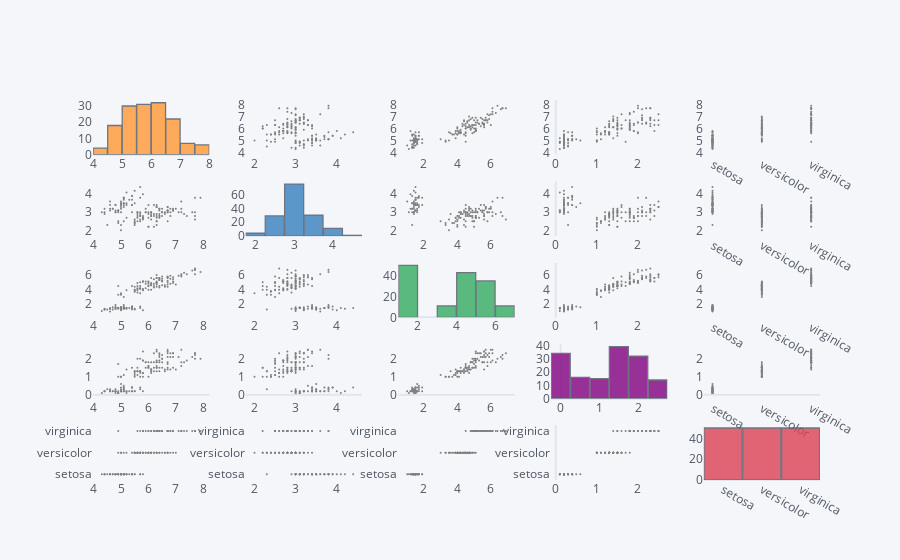

Notebook cell for this chart:
### Code cell
df.scatter_matrix()

### Figure 1 — Plotly figure (JSON) as saved in the notebook; plotly's stock layout.template omitted (floating-point values rounded to 4 significant figures; data arrays with more than 128 entries replaced by an {"elided": "..."} marker saying what was removed)
{"data": [{"histfunc": "count", "histnorm": "", "marker": {"color": "rgba(255, 153, 51, 1.0)", "line": {"color": "#4D5663", "width": 1.3}}, "name": "sepal_length", "nbinsx": 10, "opacity": 0.8, "orientation": "v", "type": "histogram", "x": {"elided": "150 float values"}, "xaxis": "x", "yaxis": "y"}, {"line": {"color": "rgba(128, 128, 128, 1.0)", "dash": "solid", "shape": "linear", "width": 1.3}, "marker": {"size": 2, "symbol": "circle"}, "mode": "markers", "name": "sepal_length", "text": "", "type": "scatter", "x": {"elided": "150 float values"}, "xaxis": "x2", "y": {"elided": "150 float values"}, "yaxis": "y2"}, {"line": {"color": "rgba(128, 128, 128, 1.0)", "dash": "solid", "shape": "linear", "width": 1.3}, "marker": {"size": 2, "symbol": "circle"}, "mode": "markers", "name": "sepal_length", "text": "", "type": "scatter", "x": {"elided": "150 float values"}, "xaxis": "x3", "y": {"elided": "150 float values"}, "yaxis": "y3"}, {"line": {"color": "rgba(128, 128, 128, 1.0)", "dash": "solid", "shape": "linear", "width": 1.3}, "marker": {"size": 2, "symbol": "circle"}, "mode": "markers", "name": "sepal_length", "text": "", "type": "scatter", "x": {"elided": "150 float values"}, "xaxis": "x4", "y": {"elided": "150 float values"}, "yaxis": "y4"}, {"line": {"color": "rgba(128, 128, 128, 1.0)", "dash": "solid", "shape": "linear", "width": 1.3}, "marker": {"size": 2, "symbol": "circle"}, "mode": "markers", "name": "sepal_length", "text": "", "type": "scatter", "x": {"elided": "150 str values"}, "xaxis": "x5", "y": {"elided": "150 float values"}, "yaxis": "y5"}, {"line": {"color": "rgba(128, 128, 128, 1.0)", "dash": "solid", "shape": "linear", "width": 1.3}, "marker": {"size": 2, "symbol": "circle"}, "mode": "markers", "name": "sepal_width", "text": "", "type": "scatter", "x": {"elided": "150 float values"}, "xaxis": "x6", "y": {"elided": "150 float values"}, "yaxis": "y6"}, {"histfunc": "count", "histnorm": "", "marker": {"color": "rgba(55, 128, 191, 1.0)", "line": {"color": "#4D5663", "width": 1.3}}, "name": "sepal_width", "nbinsx": 10, "opacity": 0.8, "orientation": "v", "type": "histogram", "x": {"elided": "150 float values"}, "xaxis": "x7", "yaxis": "y7"}, {"line": {"color": "rgba(128, 128, 128, 1.0)", "dash": "solid", "shape": "linear", "width": 1.3}, "marker": {"size": 2, "symbol": "circle"}, "mode": "markers", "name": "sepal_width", "text": "", "type": "scatter", "x": {"elided": "150 float values"}, "xaxis": "x8", "y": {"elided": "150 float values"}, "yaxis": "y8"}, {"line": {"color": "rgba(128, 128, 128, 1.0)", "dash": "solid", "shape": "linear", "width": 1.3}, "marker": {"size": 2, "symbol": "circle"}, "mode": "markers", "name": "sepal_width", "text": "", "type": "scatter", "x": {"elided": "150 float values"}, "xaxis": "x9", "y": {"elided": "150 float values"}, "yaxis": "y9"}, {"line": {"color": "rgba(128, 128, 128, 1.0)", "dash": "solid", "shape": "linear", "width": 1.3}, "marker": {"size": 2, "symbol": "circle"}, "mode": "markers", "name": "sepal_width", "text": "", "type": "scatter", "x": {"elided": "150 str values"}, "xaxis": "x10", "y": {"elided": "150 float values"}, "yaxis": "y10"}, {"line": {"color": "rgba(128, 128, 128, 1.0)", "dash": "solid", "shape": "linear", "width": 1.3}, "marker": {"size": 2, "symbol": "circle"}, "mode": "markers", "name": "petal_length", "text": "", "type": "scatter", "x": {"elided": "150 float values"}, "xaxis": "x11", "y": {"elided": "150 float values"}, "yaxis": "y11"}, {"line": {"color": "rgba(128, 128, 128, 1.0)", "dash": "solid", "shape": "linear", "width": 1.3}, "marker": {"size": 2, "symbol": "circle"}, "mode": "markers", "name": "petal_length", "text": "", "type": "scatter", "x": {"elided": "150 float values"}, "xaxis": "x12", "y": {"elided": "150 float values"}, "yaxis": "y12"}, {"histfunc": "count", "histnorm": "", "marker": {"color": "rgba(50, 171, 96, 1.0)", "line": {"color": "#4D5663", "width": 1.3}}, "name": "petal_length", "nbinsx": 10, "opacity": 0.8, "orientation": "v", "type": "histogram", "x": {"elided": "150 float values"}, "xaxis": "x13", "yaxis": "y13"}, {"line": {"color": "rgba(128, 128, 128, 1.0)", "dash": "solid", "shape": "linear", "width": 1.3}, "marker": {"size": 2, "symbol": "circle"}, "mode": "markers", "name": "petal_length", "text": "", "type": "scatter", "x": {"elided": "150 float values"}, "xaxis": "x14", "y": {"elided": "150 float values"}, "yaxis": "y14"}, {"line": {"color": "rgba(128, 128, 128, 1.0)", "dash": "solid", "shape": "linear", "width": 1.3}, "marker": {"size": 2, "symbol": "circle"}, "mode": "markers", "name": "petal_length", "text": "", "type": "scatter", "x": {"elided": "150 str values"}, "xaxis": "x15", "y": {"elided": "150 float values"}, "yaxis": "y15"}, {"line": {"color": "rgba(128, 128, 128, 1.0)", "dash": "solid", "shape": "linear", "width": 1.3}, "marker": {"size": 2, "symbol": "circle"}, "mode": "markers", "name": "petal_width", "text": "", "type": "scatter", "x": {"elided": "150 float values"}, "xaxis": "x16", "y": {"elided": "150 float values"}, "yaxis": "y16"}, {"line": {"color": "rgba(128, 128, 128, 1.0)", "dash": "solid", "shape": "linear", "width": 1.3}, "marker": {"size": 2, "symbol": "circle"}, "mode": "markers", "name": "petal_width", "text": "", "type": "scatter", "x": {"elided": "150 float values"}, "xaxis": "x17", "y": {"elided": "150 float values"}, "yaxis": "y17"}, {"line": {"color": "rgba(128, 128, 128, 1.0)", "dash": "solid", "shape": "linear", "width": 1.3}, "marker": {"size": 2, "symbol": "circle"}, "mode": "markers", "name": "petal_width", "text": "", "type": "scatter", "x": {"elided": "150 float values"}, "xaxis": "x18", "y": {"elided": "150 float values"}, "yaxis": "y18"}, {"histfunc": "count", "histnorm": "", "marker": {"color": "rgba(128, 0, 128, 1.0)", "line": {"color": "#4D5663", "width": 1.3}}, "name": "petal_width", "nbinsx": 10, "opacity": 0.8, "orientation": "v", "type": "histogram", "x": {"elided": "150 float values"}, "xaxis": "x19", "yaxis": "y19"}, {"line": {"color": "rgba(128, 128, 128, 1.0)", "dash": "solid", "shape": "linear", "width": 1.3}, "marker": {"size": 2, "symbol": "circle"}, "mode": "markers", "name": "petal_width", "text": "", "type": "scatter", "x": {"elided": "150 str values"}, "xaxis": "x20", "y": {"elided": "150 float values"}, "yaxis": "y20"}, {"line": {"color": "rgba(128, 128, 128, 1.0)", "dash": "solid", "shape": "linear", "width": 1.3}, "marker": {"size": 2, "symbol": "circle"}, "mode": "markers", "name": "species", "text": "", "type": "scatter", "x": {"elided": "150 float values"}, "xaxis": "x21", "y": {"elided": "150 str values"}, "yaxis": "y21"}, {"line": {"color": "rgba(128, 128, 128, 1.0)", "dash": "solid", "shape": "linear", "width": 1.3}, "marker": {"size": 2, "symbol": "circle"}, "mode": "markers", "name": "species", "text": "", "type": "scatter", "x": {"elided": "150 float values"}, "xaxis": "x22", "y": {"elided": "150 str values"}, "yaxis": "y22"}, {"line": {"color": "rgba(128, 128, 128, 1.0)", "dash": "solid", "shape": "linear", "width": 1.3}, "marker": {"size": 2, "symbol": "circle"}, "mode": "markers", "name": "species", "text": "", "type": "scatter", "x": {"elided": "150 float values"}, "xaxis": "x23", "y": {"elided": "150 str values"}, "yaxis": "y23"}, {"line": {"color": "rgba(128, 128, 128, 1.0)", "dash": "solid", "shape": "linear", "width": 1.3}, "marker": {"size": 2, "symbol": "circle"}, "mode": "markers", "name": "species", "text": "", "type": "scatter", "x": {"elided": "150 float values"}, "xaxis": "x24", "y": {"elided": "150 str values"}, "yaxis": "y24"}, {"histfunc": "count", "histnorm": "", "marker": {"color": "rgba(219, 64, 82, 1.0)", "line": {"color": "#4D5663", "width": 1.3}}, "name": "species", "nbinsx": 10, "opacity": 0.8, "orientation": "v", "type": "histogram", "x": {"elided": "150 str values"}, "xaxis": "x25", "yaxis": "y25"}], "layout": {"autosize": true, "bargap": 0.02, "legend": {"bgcolor": "#F5F6F9", "font": {"color": "#4D5663"}}, "paper_bgcolor": "#F5F6F9", "plot_bgcolor": "#F5F6F9", "showlegend": false, "title": {"font": {"color": "#4D5663"}}, "xaxis": {"anchor": "y", "autorange": true, "domain": [0, 0.16], "gridcolor": "#E1E5ED", "range": [4, 8], "showgrid": false, "tickfont": {"color": "#4D5663"}, "title": {"font": {"color": "#4D5663"}, "text": ""}, "type": "linear", "zerolinecolor": "#E1E5ED"}, "xaxis10": {"anchor": "y10", "autorange": true, "domain": [0.84, 1], "gridcolor": "#E1E5ED", "range": [-0.1628, 2.163], "showgrid": false, "tickfont": {"color": "#4D5663"}, "title": {"font": {"color": "#4D5663"}, "text": ""}, "type": "category", "zerolinecolor": "#E1E5ED"}, "xaxis11": {"anchor": "y11", "autorange": true, "domain": [0, 0.16], "gridcolor": "#E1E5ED", "range": [4.007, 8.193], "showgrid": false, "tickfont": {"color": "#4D5663"}, "title": {"font": {"color": "#4D5663"}, "text": ""}, "type": "linear", "zerolinecolor": "#E1E5ED"}, "xaxis12": {"anchor": "y12", "autorange": true, "domain": [0.21, 0.37], "gridcolor": "#E1E5ED", "range": [1.805, 4.595], "showgrid": false, "tickfont": {"color": "#4D5663"}, "title": {"font": {"color": "#4D5663"}, "text": ""}, "type": "linear", "zerolinecolor": "#E1E5ED"}, "xaxis13": {"anchor": "y13", "autorange": true, "domain": [0.42, 0.58], "gridcolor": "#E1E5ED", "range": [1, 7], "showgrid": false, "tickfont": {"color": "#4D5663"}, "title": {"font": {"color": "#4D5663"}, "text": ""}, "type": "linear", "zerolinecolor": "#E1E5ED"}, "xaxis14": {"anchor": "y14", "autorange": true, "domain": [0.63, 0.79], "gridcolor": "#E1E5ED", "range": [-0.09531, 2.695], "showgrid": false, "tickfont": {"color": "#4D5663"}, "title": {"font": {"color": "#4D5663"}, "text": ""}, "type": "linear", "zerolinecolor": "#E1E5ED"}, "xaxis15": {"anchor": "y15", "autorange": true, "domain": [0.84, 1], "gridcolor": "#E1E5ED", "range": [-0.1628, 2.163], "showgrid": false, "tickfont": {"color": "#4D5663"}, "title": {"font": {"color": "#4D5663"}, "text": ""}, "type": "category", "zerolinecolor": "#E1E5ED"}, "xaxis16": {"anchor": "y16", "autorange": true, "domain": [0, 0.16], "gridcolor": "#E1E5ED", "range": [4.007, 8.193], "showgrid": false, "tickfont": {"color": "#4D5663"}, "title": {"font": {"color": "#4D5663"}, "text": ""}, "type": "linear", "zerolinecolor": "#E1E5ED"}, "xaxis17": {"anchor": "y17", "autorange": true, "domain": [0.21, 0.37], "gridcolor": "#E1E5ED", "range": [1.805, 4.595], "showgrid": false, "tickfont": {"color": "#4D5663"}, "title": {"font": {"color": "#4D5663"}, "text": ""}, "type": "linear", "zerolinecolor": "#E1E5ED"}, "xaxis18": {"anchor": "y18", "autorange": true, "domain": [0.42, 0.58], "gridcolor": "#E1E5ED", "range": [0.5199, 7.38], "showgrid": false, "tickfont": {"color": "#4D5663"}, "title": {"font": {"color": "#4D5663"}, "text": ""}, "type": "linear", "zerolinecolor": "#E1E5ED"}, "xaxis19": {"anchor": "y19", "autorange": true, "domain": [0.63, 0.79], "gridcolor": "#E1E5ED", "range": [-0.25, 2.75], "showgrid": false, "tickfont": {"color": "#4D5663"}, "title": {"font": {"color": "#4D5663"}, "text": ""}, "type": "linear", "zerolinecolor": "#E1E5ED"}, "xaxis2": {"anchor": "y2", "autorange": true, "domain": [0.21, 0.37], "gridcolor": "#E1E5ED", "range": [1.805, 4.595], "showgrid": false, "tickfont": {"color": "#4D5663"}, "title": {"font": {"color": "#4D5663"}, "text": ""}, "type": "linear", "zerolinecolor": "#E1E5ED"}, "xaxis20": {"anchor": "y20", "autorange": true, "domain": [0.84, 1], "gridcolor": "#E1E5ED", "range": [-0.1628, 2.163], "showgrid": false, "tickfont": {"color": "#4D5663"}, "title": {"font": {"color": "#4D5663"}, "text": ""}, "type": "category", "zerolinecolor": "#E1E5ED"}, "xaxis21": {"anchor": "y21", "autorange": true, "domain": [0, 0.16], "gridcolor": "#E1E5ED", "range": [4.007, 8.193], "showgrid": false, "tickfont": {"color": "#4D5663"}, "title": {"font": {"color": "#4D5663"}, "text": ""}, "type": "linear", "zerolinecolor": "#E1E5ED"}, "xaxis22": {"anchor": "y22", "autorange": true, "domain": [0.21, 0.37], "gridcolor": "#E1E5ED", "range": [1.805, 4.595], "showgrid": false, "tickfont": {"color": "#4D5663"}, "title": {"font": {"color": "#4D5663"}, "text": ""}, "type": "linear", "zerolinecolor": "#E1E5ED"}, "xaxis23": {"anchor": "y23", "autorange": true, "domain": [0.42, 0.58], "gridcolor": "#E1E5ED", "range": [0.5199, 7.38], "showgrid": false, "tickfont": {"color": "#4D5663"}, "title": {"font": {"color": "#4D5663"}, "text": ""}, "type": "linear", "zerolinecolor": "#E1E5ED"}, "xaxis24": {"anchor": "y24", "autorange": true, "domain": [0.63, 0.79], "gridcolor": "#E1E5ED", "range": [-0.09531, 2.695], "showgrid": false, "tickfont": {"color": "#4D5663"}, "title": {"font": {"color": "#4D5663"}, "text": ""}, "type": "linear", "zerolinecolor": "#E1E5ED"}, "xaxis25": {"anchor": "y25", "autorange": true, "domain": [0.84, 1], "gridcolor": "#E1E5ED", "range": [-0.5, 2.5], "showgrid": false, "tickfont": {"color": "#4D5663"}, "title": {"font": {"color": "#4D5663"}, "text": ""}, "type": "category", "zerolinecolor": "#E1E5ED"}, "xaxis3": {"anchor": "y3", "autorange": true, "domain": [0.42, 0.58], "gridcolor": "#E1E5ED", "range": [0.5199, 7.38], "showgrid": false, "tickfont": {"color": "#4D5663"}, "title": {"font": {"color": "#4D5663"}, "text": ""}, "type": "linear", "zerolinecolor": "#E1E5ED"}, "xaxis4": {"anchor": "y4", "autorange": true, "domain": [0.63, 0.79], "gridcolor": "#E1E5ED", "range": [-0.09531, 2.695], "showgrid": false, "tickfont": {"color": "#4D5663"}, "title": {"font": {"color": "#4D5663"}, "text": ""}, "type": "linear", "zerolinecolor": "#E1E5ED"}, "xaxis5": {"anchor": "y5", "autorange": true, "domain": [0.84, 1], "gridcolor": "#E1E5ED", "range": [-0.1628, 2.163], "showgrid": false, "tickfont": {"color": "#4D5663"}, "title": {"font": {"color": "#4D5663"}, "text": ""}, "type": "category", "zerolinecolor": "#E1E5ED"}, "xaxis6": {"anchor": "y6", "autorange": true, "domain": [0, 0.16], "gridcolor": "#E1E5ED", "range": [4.007, 8.193], "showgrid": false, "tickfont": {"color": "#4D5663"}, "title": {"font": {"color": "#4D5663"}, "text": ""}, "type": "linear", "zerolinecolor": "#E1E5ED"}, "xaxis7": {"anchor": "y7", "autorange": true, "domain": [0.21, 0.37], "gridcolor": "#E1E5ED", "range": [1.75, 4.75], "showgrid": false, "tickfont": {"color": "#4D5663"}, "title": {"font": {"color": "#4D5663"}, "text": ""}, "type": "linear", "zerolinecolor": "#E1E5ED"}, "xaxis8": {"anchor": "y8", "autorange": true, "domain": [0.42, 0.58], "gridcolor": "#E1E5ED", "range": [0.5199, 7.38], "showgrid": false, "tickfont": {"color": "#4D5663"}, "title": {"font": {"color": "#4D5663"}, "text": ""}, "type": "linear", "zerolinecolor": "#E1E5ED"}, "xaxis9": {"anchor": "y9", "autorange": true, "domain": [0.63, 0.79], "gridcolor": "#E1E5ED", "range": [-0.09531, 2.695], "showgrid": false, "tickfont": {"color": "#4D5663"}, "title": {"font": {"color": "#4D5663"}, "text": ""}, "type": "linear", "zerolinecolor": "#E1E5ED"}, "yaxis": {"anchor": "x", "autorange": true, "domain": [0.856, 1], "gridcolor": "#E1E5ED", "range": [0, 33.68], "showgrid": false, "tickfont": {"color": "#4D5663"}, "title": {"font": {"color": "#4D5663"}, "text": ""}, "zerolinecolor": "#E1E5ED"}, "yaxis10": {"anchor": "x10", "autorange": true, "domain": [0.642, 0.786], "gridcolor": "#E1E5ED", "range": [1.402, 4.998], "showgrid": false, "tickfont": {"color": "#4D5663"}, "title": {"font": {"color": "#4D5663"}, "text": ""}, "type": "linear", "zerolinecolor": "#E1E5ED"}, "yaxis11": {"anchor": "x11", "autorange": true, "domain": [0.428, 0.572], "gridcolor": "#E1E5ED", "range": [-0.4713, 8.371], "showgrid": false, "tickfont": {"color": "#4D5663"}, "title": {"font": {"color": "#4D5663"}, "text": ""}, "type": "linear", "zerolinecolor": "#E1E5ED"}, "yaxis12": {"anchor": "x12", "autorange": true, "domain": [0.428, 0.572], "gridcolor": "#E1E5ED", "range": [-0.4713, 8.371], "showgrid": false, "tickfont": {"color": "#4D5663"}, "title": {"font": {"color": "#4D5663"}, "text": ""}, "type": "linear", "zerolinecolor": "#E1E5ED"}, "yaxis13": {"anchor": "x13", "autorange": true, "domain": [0.428, 0.572], "gridcolor": "#E1E5ED", "range": [0, 52.63], "showgrid": false, "tickfont": {"color": "#4D5663"}, "title": {"font": {"color": "#4D5663"}, "text": ""}, "zerolinecolor": "#E1E5ED"}, "yaxis14": {"anchor": "x14", "autorange": true, "domain": [0.428, 0.572], "gridcolor": "#E1E5ED", "range": [-0.4713, 8.371], "showgrid": false, "tickfont": {"color": "#4D5663"}, "title": {"font": {"color": "#4D5663"}, "text": ""}, "type": "linear", "zerolinecolor": "#E1E5ED"}, "yaxis15": {"anchor": "x15", "autorange": true, "domain": [0.428, 0.572], "gridcolor": "#E1E5ED", "range": [-0.4713, 8.371], "showgrid": false, "tickfont": {"color": "#4D5663"}, "title": {"font": {"color": "#4D5663"}, "text": ""}, "type": "linear", "zerolinecolor": "#E1E5ED"}, "yaxis16": {"anchor": "x16", "autorange": true, "domain": [0.214, 0.358], "gridcolor": "#E1E5ED", "range": [-0.4985, 3.098], "showgrid": false, "tickfont": {"color": "#4D5663"}, "title": {"font": {"color": "#4D5663"}, "text": ""}, "type": "linear", "zerolinecolor": "#E1E5ED"}, "yaxis17": {"anchor": "x17", "autorange": true, "domain": [0.214, 0.358], "gridcolor": "#E1E5ED", "range": [-0.4985, 3.098], "showgrid": false, "tickfont": {"color": "#4D5663"}, "title": {"font": {"color": "#4D5663"}, "text": ""}, "type": "linear", "zerolinecolor": "#E1E5ED"}, "yaxis18": {"anchor": "x18", "autorange": true, "domain": [0.214, 0.358], "gridcolor": "#E1E5ED", "range": [-0.4985, 3.098], "showgrid": false, "tickfont": {"color": "#4D5663"}, "title": {"font": {"color": "#4D5663"}, "text": ""}, "type": "linear", "zerolinecolor": "#E1E5ED"}, "yaxis19": {"anchor": "x19", "autorange": true, "domain": [0.214, 0.358], "gridcolor": "#E1E5ED", "range": [0, 41.05], "showgrid": false, "tickfont": {"color": "#4D5663"}, "title": {"font": {"color": "#4D5663"}, "text": ""}, "zerolinecolor": "#E1E5ED"}, "yaxis2": {"anchor": "x2", "autorange": true, "domain": [0.856, 1], "gridcolor": "#E1E5ED", "range": [3.402, 8.798], "showgrid": false, "tickfont": {"color": "#4D5663"}, "title": {"font": {"color": "#4D5663"}, "text": ""}, "type": "linear", "zerolinecolor": "#E1E5ED"}, "yaxis20": {"anchor": "x20", "autorange": true, "domain": [0.214, 0.358], "gridcolor": "#E1E5ED", "range": [-0.4985, 3.098], "showgrid": false, "tickfont": {"color": "#4D5663"}, "title": {"font": {"color": "#4D5663"}, "text": ""}, "type": "linear", "zerolinecolor": "#E1E5ED"}, "yaxis21": {"anchor": "x21", "autorange": true, "domain": [0, 0.144], "gridcolor": "#E1E5ED", "range": [-0.4987, 2.499], "showgrid": false, "tickfont": {"color": "#4D5663"}, "title": {"font": {"color": "#4D5663"}, "text": ""}, "type": "category", "zerolinecolor": "#E1E5ED"}, "yaxis22": {"anchor": "x22", "autorange": true, "domain": [0, 0.144], "gridcolor": "#E1E5ED", "range": [-0.4987, 2.499], "showgrid": false, "tickfont": {"color": "#4D5663"}, "title": {"font": {"color": "#4D5663"}, "text": ""}, "type": "category", "zerolinecolor": "#E1E5ED"}, "yaxis23": {"anchor": "x23", "autorange": true, "domain": [0, 0.144], "gridcolor": "#E1E5ED", "range": [-0.4987, 2.499], "showgrid": false, "tickfont": {"color": "#4D5663"}, "title": {"font": {"color": "#4D5663"}, "text": ""}, "type": "category", "zerolinecolor": "#E1E5ED"}, "yaxis24": {"anchor": "x24", "autorange": true, "domain": [0, 0.144], "gridcolor": "#E1E5ED", "range": [-0.4987, 2.499], "showgrid": false, "tickfont": {"color": "#4D5663"}, "title": {"font": {"color": "#4D5663"}, "text": ""}, "type": "category", "zerolinecolor": "#E1E5ED"}, "yaxis25": {"anchor": "x25", "autorange": true, "domain": [0, 0.144], "gridcolor": "#E1E5ED", "range": [0, 52.63], "showgrid": false, "tickfont": {"color": "#4D5663"}, "title": {"font": {"color": "#4D5663"}, "text": ""}, "zerolinecolor": "#E1E5ED"}, "yaxis3": {"anchor": "x3", "autorange": true, "domain": [0.856, 1], "gridcolor": "#E1E5ED", "range": [3.402, 8.798], "showgrid": false, "tickfont": {"color": "#4D5663"}, "title": {"font": {"color": "#4D5663"}, "text": ""}, "type": "linear", "zerolinecolor": "#E1E5ED"}, "yaxis4": {"anchor": "x4", "autorange": true, "domain": [0.856, 1], "gridcolor": "#E1E5ED", "range": [3.402, 8.798], "showgrid": false, "tickfont": {"color": "#4D5663"}, "title": {"font": {"color": "#4D5663"}, "text": ""}, "type": "linear", "zerolinecolor": "#E1E5ED"}, "yaxis5": {"anchor": "x5", "autorange": true, "domain": [0.856, 1], "gridcolor": "#E1E5ED", "range": [3.402, 8.798], "showgrid": false, "tickfont": {"color": "#4D5663"}, "title": {"font": {"color": "#4D5663"}, "text": ""}, "type": "linear", "zerolinecolor": "#E1E5ED"}, "yaxis6": {"anchor": "x6", "autorange": true, "domain": [0.642, 0.786], "gridcolor": "#E1E5ED", "range": [1.402, 4.998], "showgrid": false, "tickfont": {"color": "#4D5663"}, "title": {"font": {"color": "#4D5663"}, "text": ""}, "type": "linear", "zerolinecolor": "#E1E5ED"}, "yaxis7": {"anchor": "x7", "autorange": true, "domain": [0.642, 0.786], "gridcolor": "#E1E5ED", "range": [0, 78.95], "showgrid": false, "tickfont": {"color": "#4D5663"}, "title": {"font": {"color": "#4D5663"}, "text": ""}, "zerolinecolor": "#E1E5ED"}, "yaxis8": {"anchor": "x8", "autorange": true, "domain": [0.642, 0.786], "gridcolor": "#E1E5ED", "range": [1.402, 4.998], "showgrid": false, "tickfont": {"color": "#4D5663"}, "title": {"font": {"color": "#4D5663"}, "text": ""}, "type": "linear", "zerolinecolor": "#E1E5ED"}, "yaxis9": {"anchor": "x9", "autorange": true, "domain": [0.642, 0.786], "gridcolor": "#E1E5ED", "range": [1.402, 4.998], "showgrid": false, "tickfont": {"color": "#4D5663"}, "title": {"font": {"color": "#4D5663"}, "text": ""}, "type": "linear", "zerolinecolor": "#E1E5ED"}}}
